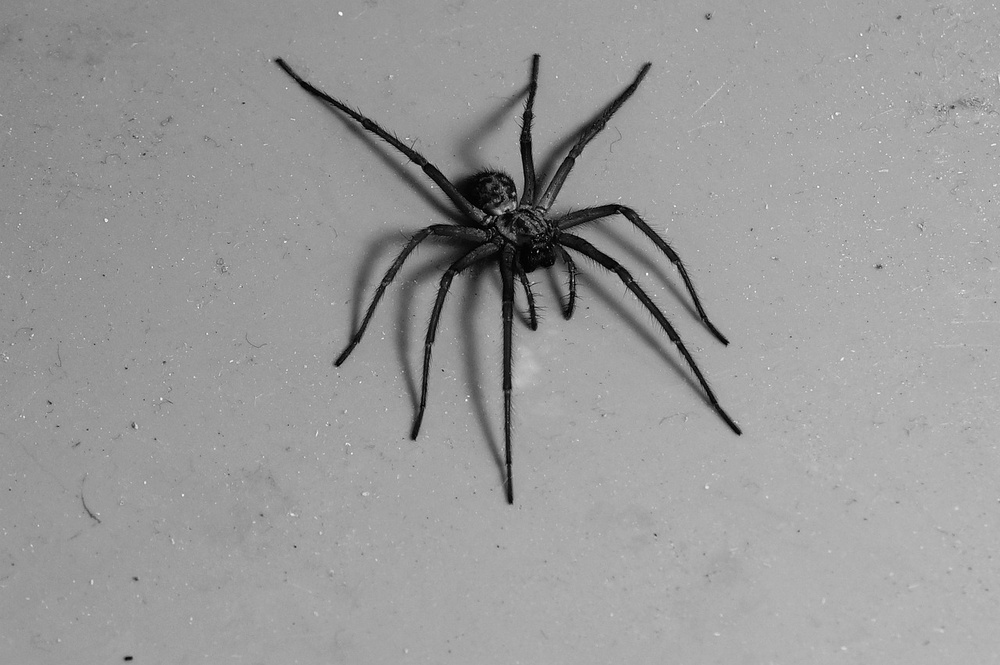
#> input picture Equalizacao/Aranha.jpg, 1000 x 665 px, shrunk from 1280 x 851 before the run
$ jupyter execute Equalizacao.ipynb
#> lines starting #> are read from the running program, lines starting #| are printed output that depends on the picture
### Gustavo Silveira Dias

[cell 1]
import numpy as np
from skimage import util, color, exposure

import matplotlib
import matplotlib.pyplot as plt
from mpl_toolkits.axes_grid1 import make_axes_locatable

SMALL_SIZE = 7
matplotlib.rc('font', size=SMALL_SIZE)
matplotlib.rc('axes', titlesize=SMALL_SIZE)

## Carregando uma imagem

[cell 2]
img_gray = plt.imread('Aranha.jpg')
#> img_gray is the input picture: shape (665, 1000, 3); min 0, max 255, mean 153.4

# Prin das informações da imagem
print(img_gray.shape, img_gray.dtype, img_gray.min(), img_gray.max())
#| (665, 1000, 3) uint8 0 255

[cell 3]
# Inteiro de 8 bits sem sinal
# Ajuda na função de transofrmação pra conseguir plotar as imagens e para fazer operações

r = np.array(np.linspace(0, 255, 256))

# Float
r_ = np.array(np.linspace(0, 1, 256))

[cell 4]
gama_02 = 0.2

util.img_as_ubyte(util.img_as_float(img_gray) ** gama_02)

# Imamgem Escura
gama_01 = 5

# Função de transformação
img_gama_01 = util.img_as_ubyte(util.img_as_float(img_gray) ** gama_01)
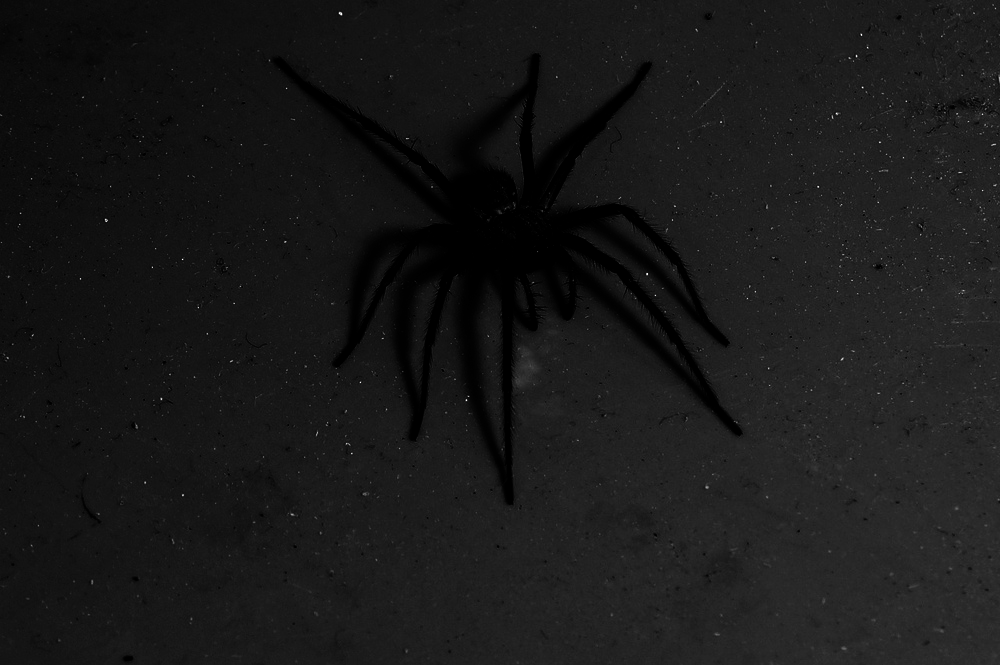
#> img_gama_01: shape (665, 1000, 3); min 0, max 255, mean 24.5

# Baixo contraste
# Transformação linear
img_gray_baixo = (img_gray * 0.25 + 95).astype(np.uint8)
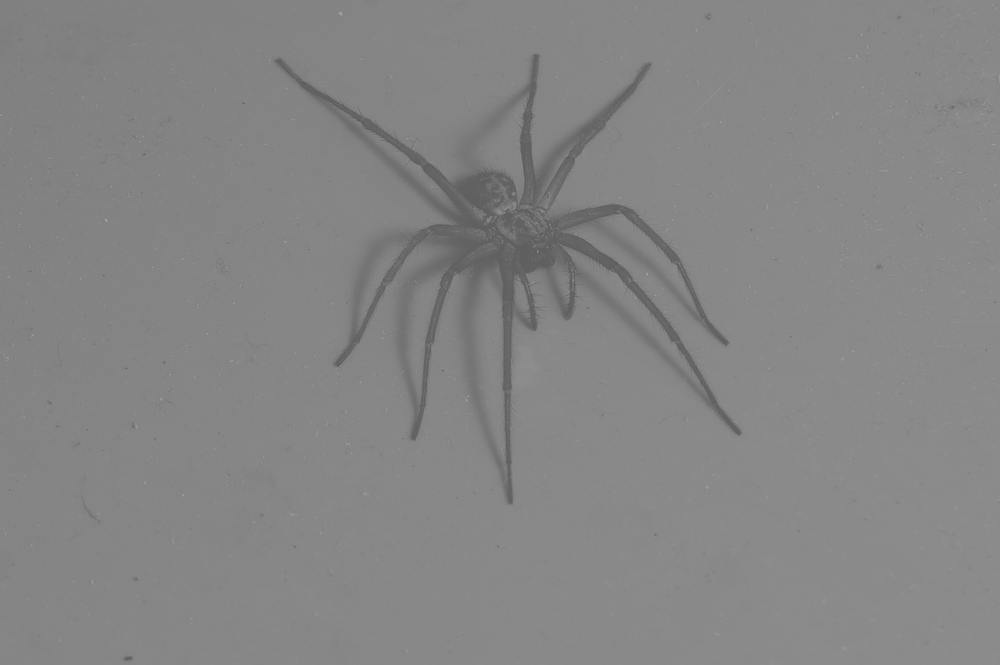
#> img_gray_baixo: shape (665, 1000, 3); min 95, max 158, mean 133
s_baixo = (r * 0.25 + 95)

[cell 5]
print(img_gray_baixo.min(), img_gray_baixo.max())
#| 95 158

# Alto contraste (transformação linear)
img_gray_alto = np.clip((img_gray.astype(np.float32) * 2 - 255), 0, 255).astype(np.uint8)
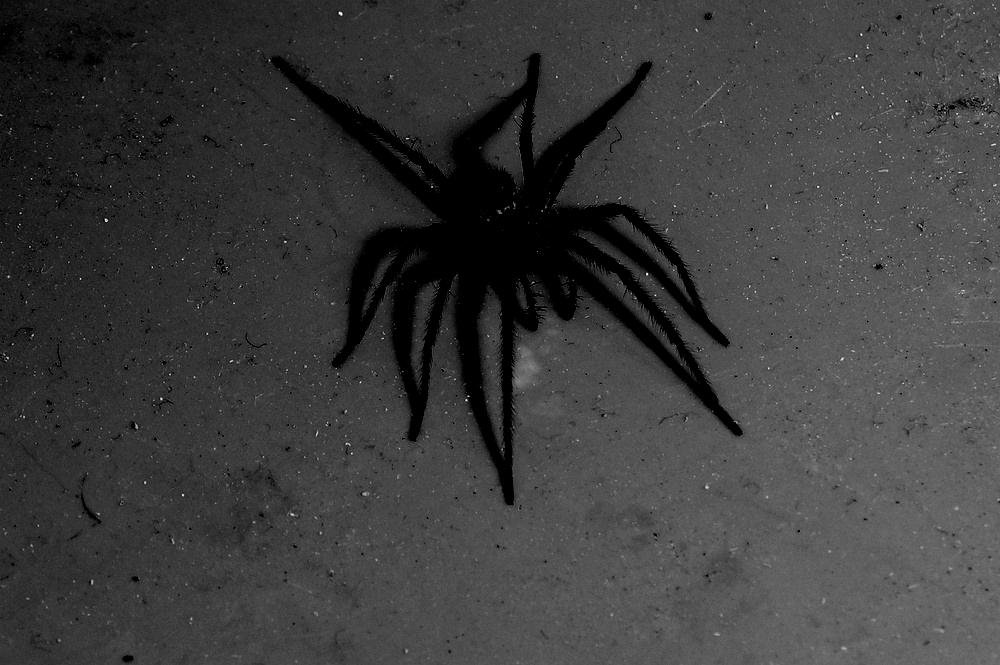
#> img_gray_alto: shape (665, 1000, 3); min 0, max 255, mean 60.4
s_alto = np.clip((r * 2 - 255), 0, 255)

print(img_gray_alto.min(), img_gray_alto.max())
#| 0 255

# Equalização de histograma
img_eq = exposure.equalize_hist(img_gray)
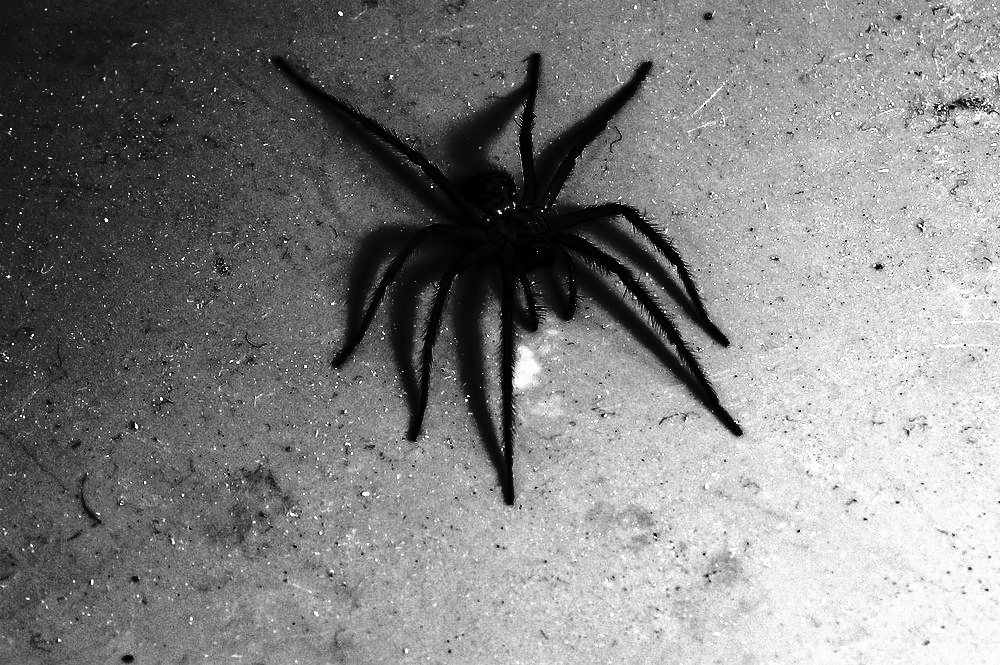
#> img_eq: shape (665, 1000, 3) float64; min 0.000301, max 1, mean 0.51
img_eq = util.img_as_ubyte(img_eq)
s_eq = exposure.equalize_hist(r_)
s_eq = util.img_as_ubyte(s_eq)

print(img_eq.min(), img_eq.max())
#| 0 255

[cell 6]
# Plotando as imagens
fig, ax = plt.subplots(2, 3, figsize=(8, 5))
ax = ax.ravel()
images = [img_gray, img_gama_01, img_gray_baixo, img_gray_alto, img_eq]
titles = ['Original', 'Gama 0.2', 'Baixo Contraste', 'Alto Contraste', 'Equalização']

for i in range(len(images)):
    im = ax[i].imshow(images[i], cmap='gray', vmin=0, vmax=255)
    ax[i].set_title(titles[i])
    ax[i].axis('off')
    divider = make_axes_locatable(ax[i])
    cax = divider.append_axes("right", size="5%", pad=0.05)
    plt.colorbar(im, cax=cax, orientation='vertical')
#> this loop made 5 passes

ax[-1].axis('off')
plt.tight_layout()
plt.show()
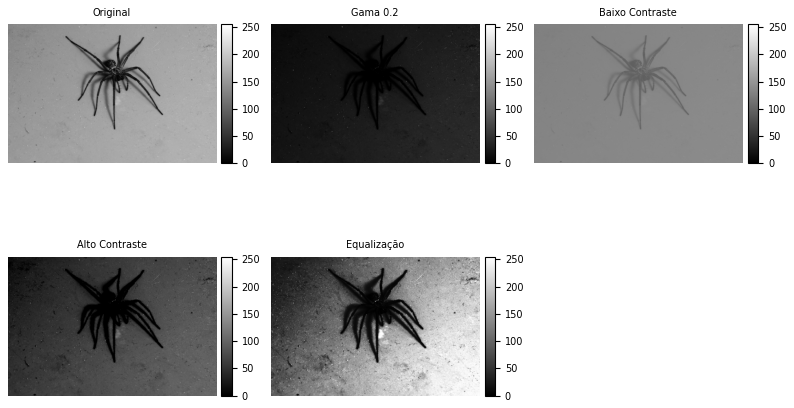
#> figure drawn by matplotlib, 10 panels

[cell 7]
# Plotando as funções de transformação
fig, ax = plt.subplots(1, 4, figsize=(12, 3))  # <<-- Corrigido para 4 gráficos
ax = ax.ravel()

s = [r, s_baixo, s_alto, s_eq]
titles = ['Original', 'Baixo Contraste', 'Alto Contraste', 'Equalização']

for i in range(len(s)):
    ax[i].plot(r, s[i], 'k')
    ax[i].set_title(titles[i])
    ax[i].set_xlabel('r')
    ax[i].set_ylabel('s')
    ax[i].set_xlim(0, 255)
    ax[i].set_ylim(0, 255)
    ax[i].grid()

plt.tight_layout()
plt.show()
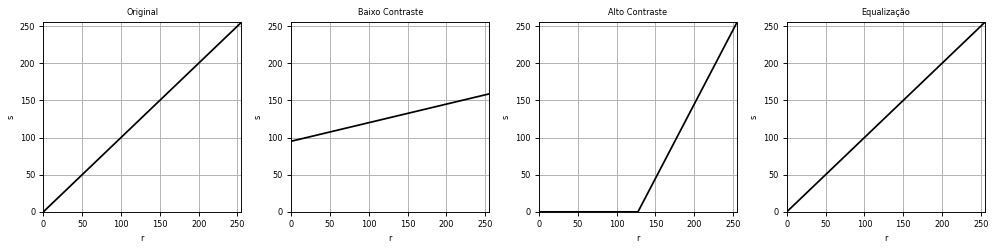
#> figure drawn by matplotlib, 4 panels; panel 1: curve peaks at x = 255, y = 255; panel 2: curve peaks at x = 255, y = 158.8; panel 3: curve peaks at x = 255, y = 255; panel 4: curve peaks at x = 255, y = 255
